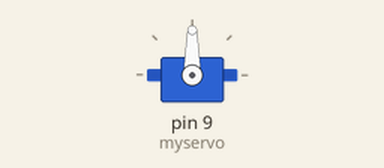
Simulated run of this sketch. Board: Arduino Uno, built with avr-gcc and run on an emulated ATmega328P. Parts: servo.

Above: at 0.1 s.
At 1.1 s:
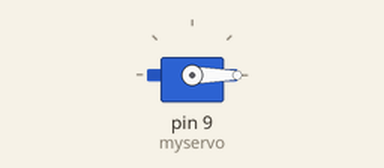
At 2.1 s:
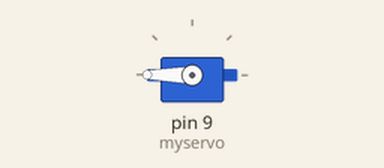
Timing chart, 0 to 3.6 s (numbered marks = the images above):
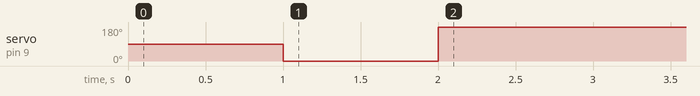

The sketch:

Servo.ino
```cpp
#include <Servo.h>
const int pingPin = 8; // Trigger Pin of Ultrasonic Sensor
const int echoPin = 7; // Echo Pin of Ultrasonic Sensor
Servo myservo;//定义舵机变量名
int pos = 0;
void setup()
{
  myservo.attach(9);
  Serial.begin(9600); // Starting Serial Terminal
  myservo.write(90);
  delay(1000);
  myservo.write(0);
  delay(1000);
  myservo.write(180);
  delay(1000);
}

void loop()
{

}
long microsecondsToCentimeters(long microseconds) {
  return microseconds / 29 / 2;
}
```
